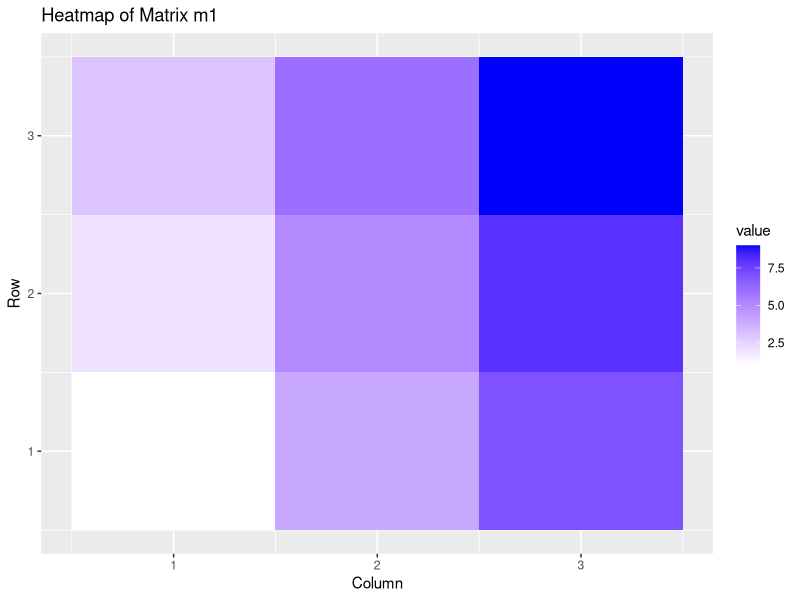
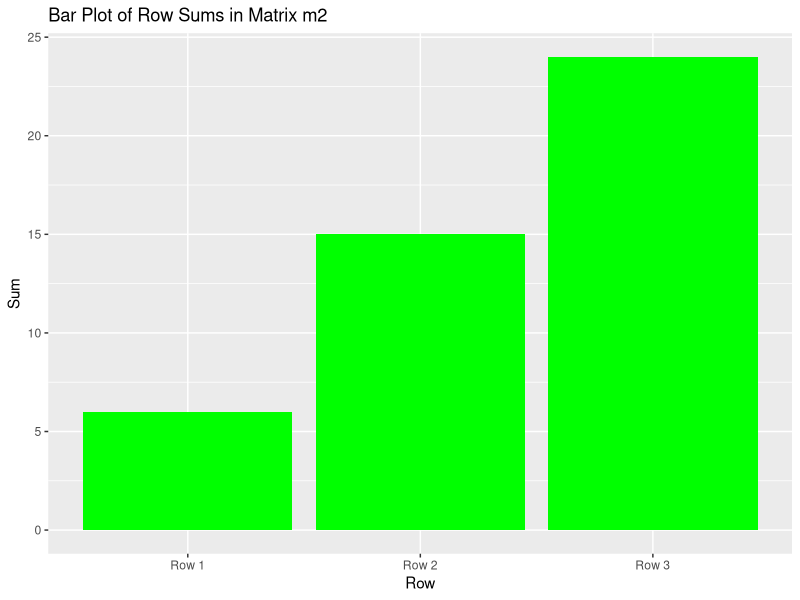

These charts were generated, in order, by the following R code:
library(ggplot2)
library(reshape2)

# Define matrices
m1 <- matrix(c(1, 2, 3, 4, 5, 6, 7, 8, 9), nrow = 3, ncol = 3, byrow = TRUE)
m2 <- matrix(c(1, 2, 3, 4, 5, 6, 7, 8, 9), nrow = 3, ncol = 3, byrow = TRUE)

# Create heatmap of matrix m1
heat_data <- melt(m1)
heat_plot <- ggplot(heat_data, aes(x = Var1, y = Var2, fill = value)) +
  geom_tile() +
  scale_fill_gradient(low = "white", high = "blue") +
  labs(title = "Heatmap of Matrix m1", x = "Column", y = "Row")

# Create bar plot of row sums in matrix m2
row_sum <- rowSums(m2)
row_names <- paste("Row", 1:3)
bar_data <- data.frame(
  ROW = row_names,
  SUM = row_sum
)
bar_plot <- ggplot(bar_data, aes(x = ROW, y = SUM)) +
  geom_bar(stat = "identity", fill = "green") +
  labs(title = "Bar Plot of Row Sums in Matrix m2", x = "Row", y = "Sum")

# Display the plots
print(heat_plot)
print(bar_plot)

